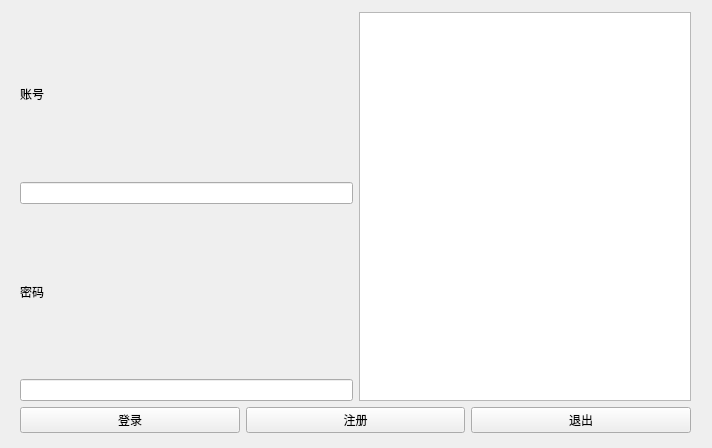
<?xml version="1.0" encoding="UTF-8"?>
<ui version="4.0">
 <class>Form</class>
 <widget class="QWidget" name="Form">
  <property name="geometry">
   <rect>
    <x>0</x>
    <y>0</y>
    <width>712</width>
    <height>448</height>
   </rect>
  </property>
  <property name="windowTitle">
   <string>Form</string>
  </property>
  <widget class="QWidget" name="layoutWidget">
   <property name="geometry">
    <rect>
     <x>20</x>
     <y>12</y>
     <width>671</width>
     <height>421</height>
    </rect>
   </property>
   <layout class="QVBoxLayout" name="verticalLayout_2">
    <item>
     <layout class="QHBoxLayout" name="horizontalLayout">
      <item>
       <layout class="QVBoxLayout" name="verticalLayout">
        <item>
         <widget class="QLabel" name="account_label">
          <property name="text">
           <string>账号</string>
          </property>
         </widget>
        </item>
        <item>
         <widget class="QLineEdit" name="account_edit"/>
        </item>
        <item>
         <widget class="QLabel" name="pws_label">
          <property name="text">
           <string>密码</string>
          </property>
         </widget>
        </item>
        <item>
         <widget class="QLineEdit" name="pwd_edit"/>
        </item>
       </layout>
      </item>
      <item>
       <widget class="QTextBrowser" name="text_blank"/>
      </item>
     </layout>
    </item>
    <item>
     <layout class="QHBoxLayout" name="horizontalLayout_3">
      <item>
       <widget class="QPushButton" name="login_in_btn">
        <property name="text">
         <string>登录</string>
        </property>
       </widget>
      </item>
      <item>
       <widget class="QPushButton" name="sign_up_btn">
        <property name="text">
         <string>注册</string>
        </property>
       </widget>
      </item>
      <item>
       <widget class="QPushButton" name="exit_btn">
        <property name="text">
         <string>退出</string>
        </property>
       </widget>
      </item>
     </layout>
    </item>
   </layout>
  </widget>
 </widget>
 <resources/>
 <connections/>
</ui>
